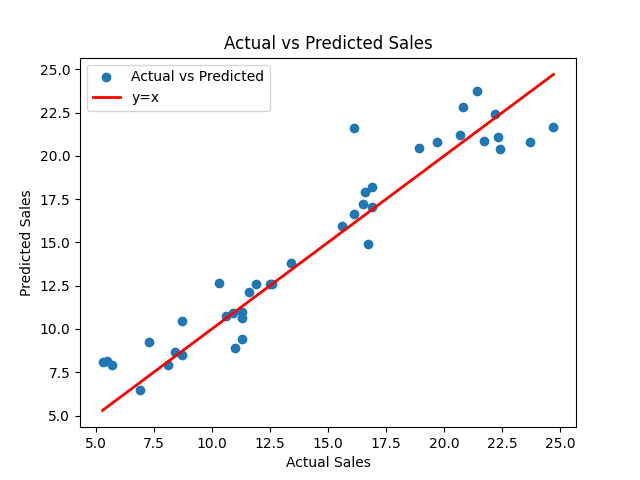

Write the Python code that produced this figure.
import pandas as pd
import matplotlib.pyplot as plt
from sklearn.model_selection import train_test_split
from sklearn.linear_model import LinearRegression
from sklearn.metrics import mean_squared_error, r2_score

# Load the dataset
data = pd.read_csv(r"C:\Users\Subashcb1\Downloads\advertising - advertising.csv (1).csv")  

# Features and target variable
X = data[['TV', 'Radio', 'Newspaper']]
y = data['Sales']

# Split the data into training and testing sets
X_train, X_test, y_train, y_test = train_test_split(X, y, test_size=0.2, random_state=42)

# Initialize and train the model
model = LinearRegression()
model.fit(X_train, y_train)

# Extract and print coefficients
coefficients = model.coef_
intercept = model.intercept_
print("Coefficients:")
print(f'TV: {coefficients[0]:.2f}')
print(f'Radio: {coefficients[1]:.2f}')
print(f'Newspaper: {coefficients[2]:.2f}')
print(f'Intercept: {intercept:.2f}')

# Interpret coefficients
# Radio has the highest impact on sales (0.10), followed by TV (0.05). Newspaper has no significant impact (0.00).

# Predict sales on the test set
y_pred = model.predict(X_test)

# Calculate and print metrics
mse = mean_squared_error(y_test, y_pred)
r2 = r2_score(y_test, y_pred)
print(f'Mean Squared Error: {mse:.2f}')
print(f'R-squared: {r2:.2f}')

# Plot actual vs predicted sales with a regression line
plt.scatter(y_test, y_pred, label='Actual vs Predicted')
plt.plot([y_test.min(), y_test.max()], [y_test.min(), y_test.max()], color='red', lw=2, label='y=x')
plt.xlabel('Actual Sales')
plt.ylabel('Predicted Sales')
plt.title('Actual vs Predicted Sales')
plt.legend()
plt.show()

# Function to predict sales based on user input
def predict_sales(tv, radio, newspaper):
    user_data = pd.DataFrame({'TV': [tv], 'Radio': [radio], 'Newspaper': [newspaper]})
    return model.predict(user_data)[0]

# Get user input and predict sales
tv_input = float(input("Enter TV advertising budget (in thousands): "))
radio_input = float(input("Enter Radio advertising budget (in thousands): "))
newspaper_input = float(input("Enter Newspaper advertising budget (in thousands): "))

predicted_sales = predict_sales(tv_input, radio_input, newspaper_input)
print(f'Predicted Sales: {predicted_sales:.2f}')
